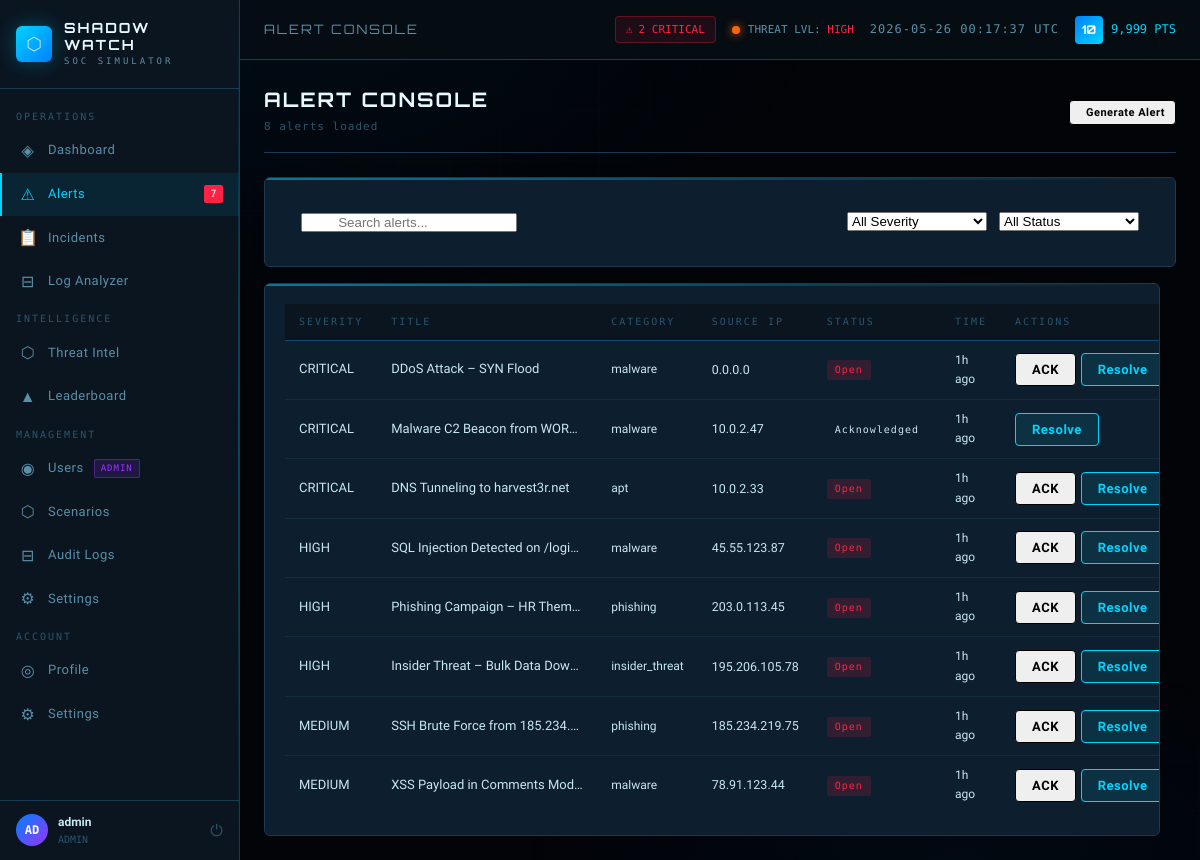
The app's page /alerts.php (signed in) with its own data.
### tables this page shows
CREATE TABLE IF NOT EXISTS users (
    id INT AUTO_INCREMENT PRIMARY KEY,
    username VARCHAR(50) UNIQUE NOT NULL,
    email VARCHAR(100) UNIQUE NOT NULL,
    password_hash VARCHAR(255) NOT NULL,
    role ENUM('analyst','senior_analyst','admin') DEFAULT 'analyst',
    score INT DEFAULT 0,
    level INT DEFAULT 1,
    preferences JSON DEFAULT NULL,
    is_active TINYINT(1) DEFAULT 1,
    last_login DATETIME DEFAULT NULL,
    created_at DATETIME DEFAULT CURRENT_TIMESTAMP,
    updated_at DATETIME DEFAULT CURRENT_TIMESTAMP ON UPDATE CURRENT_TIMESTAMP
);

CREATE TABLE IF NOT EXISTS alerts (
    id INT AUTO_INCREMENT PRIMARY KEY,
    scenario_id INT DEFAULT NULL,
    incident_id INT DEFAULT NULL,
    title VARCHAR(255) NOT NULL,
    description TEXT,
    severity ENUM('info','low','medium','high','critical') NOT NULL DEFAULT 'medium',
    category VARCHAR(100),
    source_ip VARCHAR(45),
    dest_ip VARCHAR(45),
    source_port INT DEFAULT NULL,
    dest_port INT DEFAULT NULL,
    protocol VARCHAR(20),
    status ENUM('open','acknowledged','resolved','false_positive','escalated') DEFAULT 'open',
    assigned_to INT DEFAULT NULL,
    resolved_by INT DEFAULT NULL,
    resolution_notes TEXT,
    points_value INT DEFAULT 25,
    created_at DATETIME DEFAULT CURRENT_TIMESTAMP,
    acknowledged_at DATETIME DEFAULT NULL,
    resolved_at DATETIME DEFAULT NULL,
    FOREIGN KEY (scenario_id) REFERENCES scenarios(id) ON DELETE SET NULL,
    FOREIGN KEY (assigned_to) REFERENCES users(id) ON DELETE SET NULL,
    FOREIGN KEY (resolved_by) REFERENCES users(id) ON DELETE SET NULL
);

### includes/db.php (called while the page is built, shortened)
<?php
class Database {
    private static $instance = null;
    private $pdo;
    private function __construct() {
        $dsn = "mysql:host=" . DB_HOST . ";dbname=" . DB_NAME . ";charset=utf8mb4";
        $options = [
            PDO::ATTR_ERRMODE => PDO::ERRMODE_EXCEPTION,
            PDO::ATTR_DEFAULT_FETCH_MODE => PDO::FETCH_ASSOC,
            PDO::ATTR_EMULATE_PREPARES => false,
        ];
        try {
            $this->pdo = new PDO($dsn, DB_USER, DB_PASS, $options);
        } catch (PDOException $e) {
            error_log("DB Connection failed: " . $e->getMessage());
            die(json_encode(['error' => 'Database connection failed']));
        }
    }
    public static function getInstance() {
        if (!self::$instance) {
            self::$instance = new Database();
        }
        return self::$instance;
    }
    public function query($sql, $params = []) {
        $stmt = $this->pdo->prepare($sql);
        $stmt->execute($params);
        return $stmt;
    }
    public function fetchAll($sql, $params = []) {
        return $this->query($sql, $params)->fetchAll();
    }
    public function fetchOne($sql, $params = []) {
        return $this->query($sql, $params)->fetch();
    }
}
function db() { return Database::getInstance(); }

### includes/auth.php (called while the page is built, shortened)
<?php
require_once __DIR__ . '/db.php';
function isLoggedIn() {
    return isset($_SESSION['user_id']) && !empty($_SESSION['user_id']);
}
function isAdmin() {
    return isset($_SESSION['user_role']) && $_SESSION['user_role'] === 'admin';
}
function isSeniorAnalyst() {
    return isset($_SESSION['user_role']) && in_array($_SESSION['user_role'], ['admin', 'senior_analyst']);
}
function getCurrentUser() {
    return db()->fetchOne("SELECT * FROM users WHERE id = ?", [$_SESSION['user_id']]);
}

### alerts.php (the view, shortened to what this page needs)
<?php
$pageTitle = 'Alert Console';
$currentPage = 'alerts';
require_once __DIR__ . '/includes/header.php';
$selectedId     = (int)($_GET['id'] ?? 0);
$where  = ['1=1'];
$params = [];
$whereSql = implode(' AND ', $where);
$alerts = db()->fetchAll("SELECT a.*, s.points as scenario_points
    FROM alerts a
    LEFT JOIN scenarios s ON a.scenario_id = s.id
    WHERE $whereSql
    ORDER BY FIELD(a.severity,'critical','high','medium','low','info'), a.created_at DESC
    LIMIT 100", $params);
$selectedAlert = null;
?>
<div class="page-header">
    <div>
        <h1 class="page-title">ALERT CONSOLE</h1>
        <p class="page-subtitle"><?= count($alerts) ?> alerts loaded</p>
    </div>
    <div class="page-actions">
        <button class="btn btn-secondary btn-sm" onclick="generateAlert()">
            <i class="fas fa-bolt"></i> Generate Alert
        </button>
    </div>
</div>
<div class="card" style="margin-bottom:1rem">
    <div style="display:flex;gap:.75rem;align-items:center;flex-wrap:wrap;padding:.75rem 1rem">
        <div style="position:relative;flex:1;min-width:180px">
            <input type="text" id="alert-search" class="form-input" placeholder="Search alerts..." style="padding-left:2.2rem" oninput="filterTable('alert-search','alert-table')">
        </div>
        <select class="form-input" style="width:140px" onchange="applyFilter('severity',this.value)">
            <option value="">All Severity</option>
        </select>
        <select class="form-input" style="width:140px" onchange="applyFilter('status',this.value)">
            <option value="">All Status</option>
        </select>
    </div>
</div>
<div style="display:grid;grid-template-columns:1fr <?= $selectedAlert ? '380px' : '0px' ?>;gap:1rem;transition:grid-template-columns .3s">
<div class="card">
    <div class="table-wrap">
        <table class="data-table" id="alert-table">
            <thead>
                <tr>
                    <th>Severity</th>
                    <th>Title</th>
                    <th>Category</th>
                    <th>Source IP</th>
                    <th>Status</th>
                    <th>Time</th>
                    <th>Actions</th>
                </tr>
            </thead>
            <tbody>
                <?php foreach ($alerts as $alert): ?>
                <tr class="<?= $alert['id']==$selectedId?'row-selected':'' ?> <?= $alert['severity']==='critical'?'row-critical':'' ?>"
                    onclick="selectAlert(<?= $alert['id'] ?>)" style="cursor:pointer">
                    <td><?= severityBadge($alert['severity']) ?></td>
                    <td style="max-width:220px;overflow:hidden;text-overflow:ellipsis;white-space:nowrap"><?= sanitize($alert['title']) ?></td>
                    <td><span style="font-size:.75rem;color:var(--text-muted)"><?= sanitize($alert['category']) ?></span></td>
                    <td class="mono" style="font-size:.78rem"><?= sanitize($alert['source_ip'] ?? '—') ?></td>
                    <td><?= statusBadge($alert['status']) ?></td>
                    <td style="font-size:.75rem;color:var(--text-muted)"><?= timeAgo($alert['created_at']) ?></td>
                    <td onclick="event.stopPropagation()">
                        <div style="display:flex;gap:.3rem">
                            <?php if ($alert['status']==='open'): ?>
                            <button class="btn btn-xs btn-secondary" onclick="ackAlert(<?= $alert['id'] ?>)">ACK</button>
                            <?php endif; ?>
                            <?php if (in_array($alert['status'],['open','acknowledged'])): ?>
                            <button class="btn btn-xs btn-primary" onclick="openResolve(<?= $alert['id'] ?>, '<?= addslashes(sanitize($alert['title'])) ?>')">Resolve</button>
                            <?php endif; ?>
                        </div>
                    </td>
                </tr>
                <?php endforeach; ?>
            </tbody>
        </table>
    </div>
</div>
</div>
<?php require_once __DIR__ . '/includes/footer.php'; ?>

### includes/header.php (shortened to what this page needs)
<?php
require_once __DIR__ . '/auth.php';
require_once __DIR__ . '/functions.php';
$currentUser = getCurrentUser();
$openAlerts = getOpenAlertsCount();
$criticalAlerts = getCriticalAlertsCount();
$initials = strtoupper(substr($currentUser['username'], 0, 2));
$pageTitle = $pageTitle ?? 'Dashboard';
$currentPage = $currentPage ?? '';
?>
<!DOCTYPE html>
<html lang="en">
<head>
    <link rel="stylesheet" href="/shadowwatch/assets/css/app.css">
</head>
<body>
<div class="app-layout">
    <aside class="sidebar">
        <div class="sidebar-logo">
            <div class="logo-icon">⬡</div>
            <div>
                <div class="logo-text">SHADOW<br>WATCH</div>
                <div class="logo-sub">SOC SIMULATOR</div>
            </div>
        </div>
        <nav class="sidebar-nav">
            <div class="nav-section">Operations</div>
            <a href="/shadowwatch/dashboard.php" class="nav-item <?= $currentPage === 'dashboard' ? 'active' : '' ?>">
                <span class="nav-icon">◈</span> Dashboard
            </a>
            <a href="/shadowwatch/alerts.php" class="nav-item <?= $currentPage === 'alerts' ? 'active' : '' ?>">
                <span class="nav-icon">⚠</span> Alerts
                <?php if ($openAlerts > 0): ?>
                    <span class="nav-badge" id="alert-count-badge"><?= $openAlerts ?></span>
                <?php endif; ?>
            </a>
            <a href="/shadowwatch/incidents.php" class="nav-item <?= $currentPage === 'incidents' ? 'active' : '' ?>">
                <span class="nav-icon">📋</span> Incidents
            </a>
            <a href="/shadowwatch/logs.php" class="nav-item <?= $currentPage === 'logs' ? 'active' : '' ?>">
                <span class="nav-icon">⊟</span> Log Analyzer
            </a>
            <div class="nav-section">Intelligence</div>
            <a href="/shadowwatch/scenarios.php" class="nav-item <?= $currentPage === 'scenarios' ? 'active' : '' ?>">
                <span class="nav-icon">⬡</span> Threat Intel
            </a>
            <a href="/shadowwatch/leaderboard.php" class="nav-item <?= $currentPage === 'leaderboard' ? 'active' : '' ?>">
                <span class="nav-icon">▲</span> Leaderboard
            </a>
            <?php if (isSeniorAnalyst()): ?>
            <div class="nav-section">Management</div>
            <a href="/shadowwatch/admin/users.php" class="nav-item <?= $currentPage === 'admin_users' ? 'active' : '' ?>">
                <span class="nav-icon">◉</span> Users
                <?php if (isAdmin()): ?><span class="admin-badge">ADMIN</span><?php endif; ?>
            </a>
            <a href="/shadowwatch/admin/scenarios.php" class="nav-item <?= $currentPage === 'admin_scenarios' ? 'active' : '' ?>">
                <span class="nav-icon">⬡</span> Scenarios
            </a>
            <a href="/shadowwatch/admin/logs.php" class="nav-item <?= $currentPage === 'admin_logs' ? 'active' : '' ?>">
                <span class="nav-icon">⊟</span> Audit Logs
            </a>
            <a href="/shadowwatch/admin/settings.php" class="nav-item <?= $currentPage === 'admin_settings' ? 'active' : '' ?>">
                <span class="nav-icon">⚙</span> Settings
            </a>
            <?php endif; ?>
            <div class="nav-section">Account</div>
            <a href="/shadowwatch/profile.php" class="nav-item <?= $currentPage === 'profile' ? 'active' : '' ?>">
                <span class="nav-icon">◎</span> Profile
            </a>
            <a href="/shadowwatch/settings.php" class="nav-item <?= $currentPage === 'settings' ? 'active' : '' ?>">
                <span class="nav-icon">⚙</span> Settings
            </a>
        </nav>
        <div class="sidebar-footer">
            <div class="user-mini">
                <div class="user-avatar-sm"><?= $initials ?></div>
                <div class="user-mini-info">
                    <div class="user-mini-name"><?= htmlspecialchars($currentUser['username']) ?></div>
                    <div class="user-mini-role"><?= strtoupper(str_replace('_', ' ', $currentUser['role'])) ?></div>
                </div>
                <a href="/shadowwatch/includes/logout.php" title="Logout" style="color:var(--text-dim);text-decoration:none;font-size:16px;margin-left:4px;" onclick="return confirm('Logout?')">⏻</a>
            </div>
        </div>
    </aside>
    <div class="main-content">
        <header class="topbar">
            <span class="topbar-title"><?= htmlspecialchars($pageTitle) ?></span>
            <div class="topbar-right">
                <?php if ($criticalAlerts > 0): ?>
                <a href="/shadowwatch/alerts.php?severity=critical" class="topbar-alerts">
                    ⚠ <span id="topbar-alert-count"><?= $criticalAlerts ?> CRITICAL</span>
                </a>
                <?php endif; ?>
                <div class="threat-level">
                    <div class="threat-indicator"></div>
                    <span>THREAT LVL: <?= $criticalAlerts > 0 ? '<span style="color:var(--accent-red)">HIGH</span>' : '<span style="color:var(--accent-yellow)">ELEVATED</span>' ?></span>
                </div>
                <span class="topbar-clock" id="live-clock"></span>
                <div class="flex-center gap-8">
                    <span class="level-badge" title="Level <?= $currentUser['level'] ?>"><?= $currentUser['level'] ?></span>
                    <span style="font-family:var(--font-mono);font-size:12px;color:var(--accent-cyan)"><?= number_format($currentUser['score']) ?> PTS</span>
                </div>
            </div>
        </header>
        <div class="page-content">

### includes/functions.php (shortened to what this page needs)
<?php
function sanitize($str) {
    return htmlspecialchars(trim((string)$str), ENT_QUOTES, 'UTF-8');
}
function timeAgo($datetime) {
    $now  = new DateTime();
    $ago  = new DateTime($datetime);
    $diff = $now->diff($ago);
    if ($diff->h > 0) return $diff->h . 'h ago';
    return 'just now';
}
function severityBadge($severity) {
    return '<span class="severity-badge severity-' . sanitize($severity) . '">' . strtoupper(sanitize($severity)) . '</span>';
}
function statusBadge($status) {
    return '<span class="status-badge status-' . sanitize($status) . '">' . ucfirst(sanitize(str_replace('_', ' ', $status))) . '</span>';
}
function getOpenAlertsCount() {
    $r = db()->fetchOne("SELECT COUNT(*) as cnt FROM alerts WHERE status = 'open'");
    return (int)($r['cnt'] ?? 0);
}
function getCriticalAlertsCount() {
    $r = db()->fetchOne("SELECT COUNT(*) as cnt FROM alerts WHERE status = 'open' AND severity = 'critical'");
    return (int)($r['cnt'] ?? 0);
}

### includes/footer.php (shortened to what this page needs)
        </div>
    </div>
</div>
</body>
</html>

### records on screen
users: username "AD", username "admin", role "ADMIN", level "10", score "9,999"
alerts: severity "CRITICAL", title "DDoS Attack – SYN Flood", category "malware", source_ip "0.0.0.0", status "Open", created_at "1h ago"
alerts: severity "CRITICAL", title "Malware C2 Beacon from WOR…", category "malware", source_ip "10.0.2.47", status "Acknowledged", created_at "1h ago"
alerts: severity "CRITICAL", title "DNS Tunneling to harvest3r.net", category "apt", source_ip "10.0.2.33", status "Open", created_at "1h ago"
alerts: severity "HIGH", title "SQL Injection Detected on /logi…", category "malware", source_ip "45.55.123.87", status "Open", created_at "1h ago"
alerts: severity "HIGH", title "Phishing Campaign – HR Them…", category "phishing", source_ip "203.0.113.45", status "Open", created_at "1h ago"
alerts: severity "HIGH", title "Insider Threat – Bulk Data Dow…", category "insider_threat", source_ip "195.206.105.78", status "Open", created_at "1h ago"
alerts: severity "MEDIUM", title "SSH Brute Force from 185.234.…", category "phishing", source_ip "185.234.219.75", status "Open", created_at "1h ago"
alerts: severity "MEDIUM", title "XSS Payload in Comments Mod…", category "malware", source_ip "78.91.123.44", status "Open", created_at "1h ago"

### other values on screen
$openAlerts "7"
$pageTitle "ALERT CONSOLE"
$criticalAlerts "2"
count($alerts) "8"
